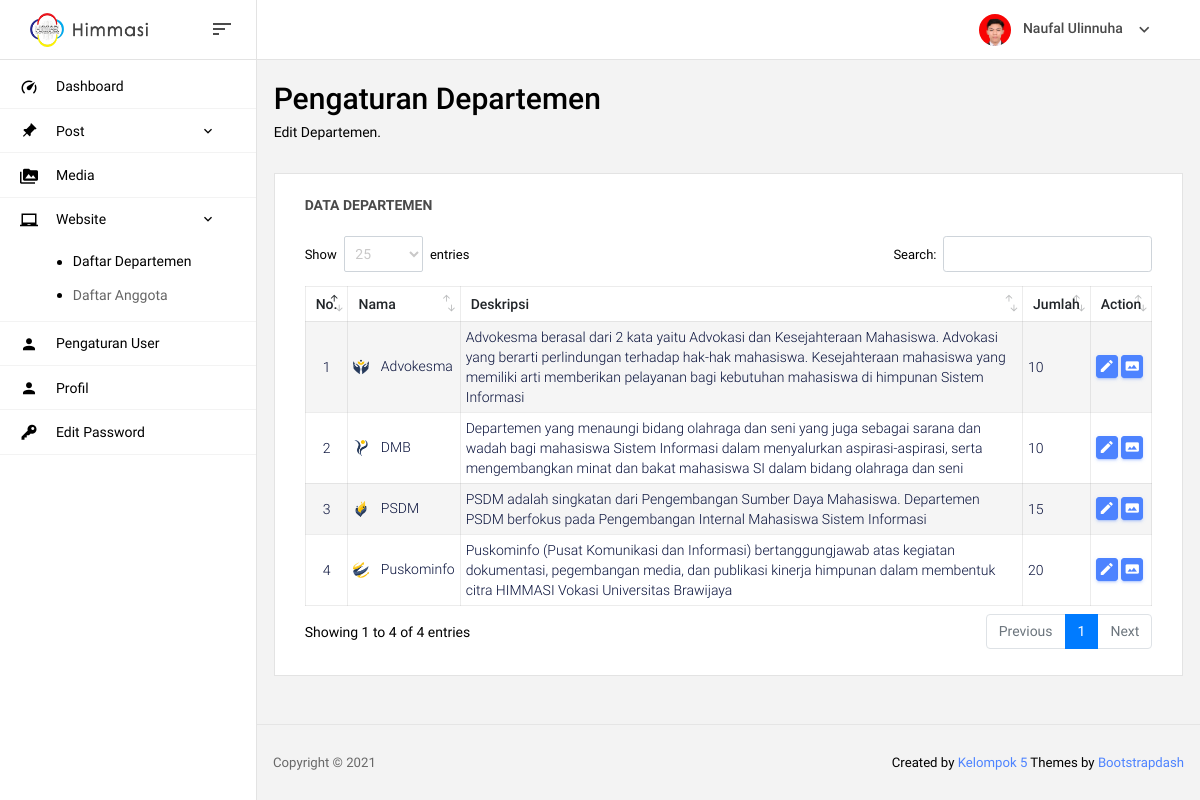
Screenshot of /admin/departemen (signed in) with the database file from the repository.
### tables this page shows
CREATE TABLE `user` (
  `id_user` int(11) NOT NULL,
  `nama` varchar(100) NOT NULL,
  `username` varchar(50) NOT NULL,
  `password` varchar(50) NOT NULL,
  `level` varchar(50) NOT NULL,
  `jabatan` varchar(50) NOT NULL,
  `foto` varchar(50) NOT NULL
);

CREATE TABLE `departemen` (
  `id_dept` int(11) NOT NULL,
  `nama` varchar(50) NOT NULL,
  `deskripsi` text NOT NULL,
  `jumlah` int(2) NOT NULL,
  `logo` varchar(50) NOT NULL
);

### admin/includes/session.php (called while the page is built, shortened)
<?php
	$id_user = $_SESSION['id_user'];
	$query = mysqli_query($koneksi,"SELECT `username`, `nama`, `foto` FROM `user` WHERE `id_user` = $id_user");
  	while($data = mysqli_fetch_row($query)){
    	$nama     = $data[1];
    	$foto     = $data[2];
  	}
?>

### admin/page/departemen.php (the view, shortened to what this page needs)
<section class="row">
  <div class="col-md-12 grid-margin">
    <div class="d-flex justify-content-between flex-wrap">
      <div class="d-flex align-items-end flex-wrap">
        <div class="mr-md-3 mr-xl-5">
          <div class="row m-0">
            <h2>Pengaturan Departemen</h2>
          </div>
          <p class="mb-md-0">Edit Departemen.</p>
        </div>
      </div>
    </div>
  </div>
</section>
<section class="card">
  <div class="card-body">
    <h4 class="card-title">Data Departemen</h4>
    <div class="row">
      <div class="col-12">
        <div class="table-responsive">
          <table id="data-alumni" class="table">
            <thead>
              <tr>
                <th>No.</th>
                <th>Nama</th>
                <th>Deskripsi</th>
                <th>Jumlah</th>
                <th>Action</th>
              </tr>
            </thead>
            <tbody>
              <?php
                $no = 1;
                $sql = "SELECT * FROM `departemen` ORDER BY `id_dept`";
                $query = mysqli_query($koneksi,$sql);
                while($data = mysqli_fetch_array($query)){
                   $id_dept   = $data["id_dept"];
                   $nama      = $data["nama"];
                   $deskripsi = $data["deskripsi"];
                   $jumlah    = $data["jumlah"];
                   $logo      = $data["logo"];
              ?>
              <tr>
                <td class="td-nomer"><?= $no ?></td>
                <td>
                  <img src="../assets/img/logo/<?= $logo ?>" class="rounded-0 img-profil mr-2" style="height:16px;width:16px">
                  <span><?= $nama ?></span>
                </td>
                <td class="td-deskripsi"><?= $deskripsi ?></td>
                <td><?= $jumlah ?></td>
                <td>
                  <button type="button" class="btn btn-primary btn-sm btn-table" title="Edit" data-toggle="modal" data-target="#editDepartemen" onclick='editDepartemen(<?php echo  '"'.$id_dept.'"' ?>)'><i class="mdi mdi-pencil"></i></button>
                  <button type="button" class="btn btn-primary btn-sm btn-table" title="Edit Logo" data-toggle="modal" data-target="#editLogo" onclick='editLogo(<?php echo  '"'.$id_dept.'"' ?>)'><i class="mdi mdi-image-area"></i></button>
                </td>
              </tr>
              <?php $no++; } ?>
            </tbody>
          </table>
        </div>
      </div>
    </div>
  </div>
</section>

### admin/includes/navbar.php (shortened to what this page needs)
<nav class="navbar col-lg-12 col-12 p-0 fixed-top d-flex flex-row">
      <div class="navbar-brand-wrapper d-flex justify-content-center">
        <div class="navbar-brand-inner-wrapper d-flex justify-content-between align-items-center w-100">
          <a class="navbar-brand brand-logo" href="index.php"><img class="of-contain w-100" src="assets/img/logo.png" alt="logo"/></a>
          <button class="navbar-toggler navbar-toggler align-self-center" type="button" data-toggle="minimize">
            <span class="mdi mdi-sort-variant"></span>
          </button>
        </div>
      </div>
      <div class="navbar-menu-wrapper d-flex align-items-center justify-content-end">
        <ul class="navbar-nav navbar-nav-right">
          <li class="nav-item nav-profile dropdown">
            <a class="nav-link dropdown-toggle" href="#" data-toggle="dropdown" id="profileDropdown">
              <img src="assets/img/profil/<?= $foto ?>" class="img-profil" alt="profile"/>
              <span class="nav-profile-name"><?= $nama ?></span>
            </a>
          </li>
        </ul>
      </div>
    </nav>

### admin/includes/head.php (style rules this page uses)
p { margin: 0px }
.table thead tr th { padding: 10px !important; font-size: 14px; }
.table tbody tr td { padding: 5px !important }
.btn-table { padding: 2px !important; height: fit-content; }
.btn-table i { font-size: 16px !important }
.btn i { font-size: 14px; }
.of-contain { object-fit: contain; }
.img-profil { object-fit: cover; object-position: top }
.dataTables_wrapper .dataTable .btn { padding: 3px 5px 5px 3px; }
.card { border: 1px solid #e3e3e3; }
.td-deskripsi { min-width: 180px; white-space: normal !important;line-height: 20px !important; }
.td-nomer { width: 10px; text-align: center; }
.dataTables_wrapper .dataTable thead .sorting:before, .dataTables_wrapper .dataTable thead .sorting_asc:before, .dataTables_wrapper .dataTable thead .sorting_desc:before, .dataTables_wrapper .dataTable thead .sorting_asc_disabled:before, .dataTables_wrapper .dataTable thead .sorting_desc_disabled:before { right: 8px;bottom: 10px; }
.dataTables_wrapper .dataTable thead .sorting:after, .dataTables_wrapper .dataTable thead .sorting_asc:after, .dataTables_wrapper .dataTable thead .sorting_desc:after, .dataTables_wrapper .dataTable thead .sorting_asc_disabled:after, .dataTables_wrapper .dataTable thead .sorting_desc_disabled:after { right: 3px;bottom: 0px; }

### rows the page displays
user: foto (picture), nama "Naufal Ulinnuha"
departemen: logo (picture), nama "Advokesma", deskripsi "Advokesma berasal dari 2 kata yaitu Advokasi dan Kesejahteraan Mahasiswa. Advokasi yang berarti perlindungan terhadap hak-hak mahasiswa. Kesejahteraan mahasiswa yang memiliki arti memberikan pelayanan bagi kebutuhan mahasiswa di himpunan Sistem Informasi", jumlah "10"
departemen: logo (picture), nama "DMB", deskripsi "Departemen yang menaungi bidang olahraga dan seni yang juga sebagai sarana dan wadah bagi mahasiswa Sistem Informasi dalam menyalurkan aspirasi-aspirasi, serta mengembangkan minat dan bakat mahasiswa SI dalam bidang olahraga dan seni", jumlah "10"
departemen: logo (picture), nama "PSDM", deskripsi "PSDM adalah singkatan dari Pengembangan Sumber Daya Mahasiswa. Departemen PSDM berfokus pada Pengembangan Internal Mahasiswa Sistem Informasi", jumlah "15"
departemen: logo (picture), nama "Puskominfo", deskripsi "Puskominfo (Pusat Komunikasi dan Informasi) bertanggungjawab atas kegiatan dokumentasi, pegembangan media, dan publikasi kinerja himpunan dalam membentuk citra HIMMASI Vokasi Universitas Brawijaya", jumlah "20"
